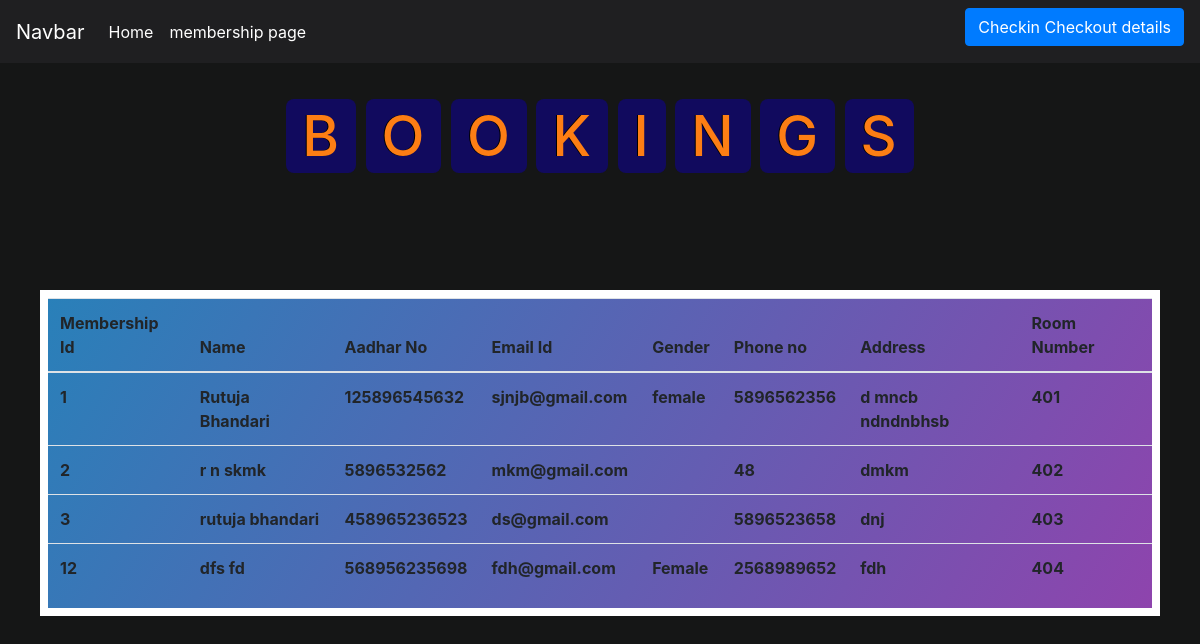
Before: /admin/membershipallbooking.php with the older database file.
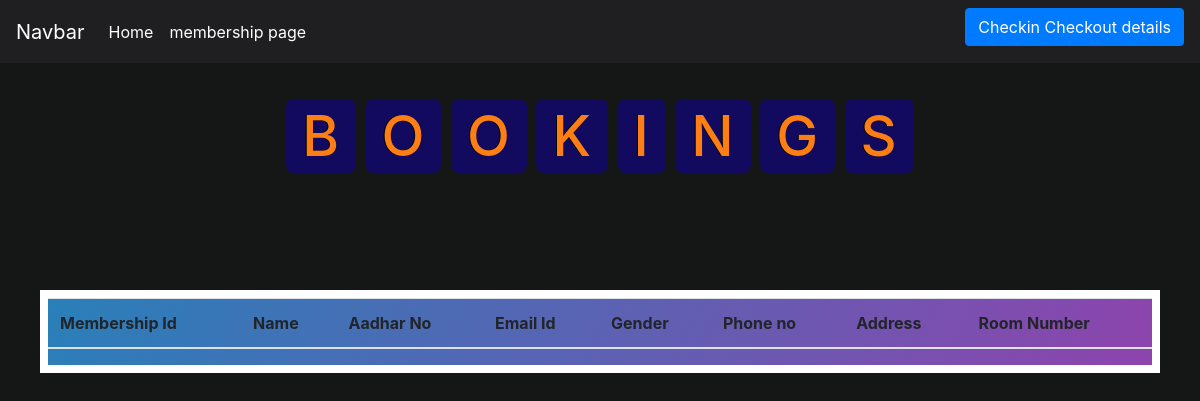
After: the same page with the newer database file.
### tables this page shows
CREATE TABLE `membership` (
  `membership_id` int(2) NOT NULL,
  `first_name` varchar(50) NOT NULL,
  `middle_name` varchar(50) NOT NULL,
  `last_name` varchar(50) NOT NULL,
  `aadhar` bigint(12) NOT NULL,
  `email` varchar(50) NOT NULL,
  `gender` varchar(11) NOT NULL,
  `phone_no` bigint(10) NOT NULL,
  `address` varchar(250) NOT NULL,
  `room_no` int(3) NOT NULL,
  `verified` varchar(3) NOT NULL DEFAULT 'no'
);

### admin/membershipallbooking.php (the view, shortened to what this page needs)
<?php
include ("connections.php");
?>
<!doctype html>
<html lang="en">
  <head>
    <link rel="stylesheet" href="https://cdn.jsdelivr.net/npm/bootstrap@4.4.1/dist/css/bootstrap.min.css">
    <link rel="stylesheet" href="css/index.css">
  </head>
  <body>
    <header>
    <div class="navIndex ">
    <nav class="navbar navbar-expand-lg   ">
      <a class="navbar-brand navcolor" href="#">Navbar</a>
        <div class="collapse navbar-collapse" id="navbarSupportedContent">
        <ul class="navbar-nav mr-auto">
            <li class="nav-item active">
              <a class="nav-link navcolor" href="index.php">Home <span class="sr-only">(current)</span></a>
            </li>
            <li class="nav-item active">
              <a class="nav-link navcolor" href="membership.php">membership page <span class="sr-only">(current)</span></a>
            </li>
            </ul>
          <div class="btn-group" role="group" aria-label="Button group with nested dropdown">
          <a class="btn btn-primary" href="roomdetails.php" role="button" >Checkin Checkout details</a>
          </div>
          </div>
        </div>
    </header>
    <h1 class="heading">
        <span >B</span>
        <span >O</span>
        <span >O</span>
        <span >K</span>
        <span >I</span>
        <span >N</span>
        <span >G</span>
        <span >S</span>
    </h1>
    <div class="panel-body booking">
                      <div class="table-responsive">
                      <table class="table">
                      <thead>
                      <tr>
                      <th>Membership Id </th>
                      <th>Name</th>
                      <th>Aadhar No</th>
                      <th>Email Id</th>
                      <th>Gender</th>
                      <th>Phone no</th>
                      <th>Address</th>
                      <th>Room Number</th>
                                        </tr>
                                    </thead>
                                    <tbody>
									<?php
									$tsql = "select membership_id,first_name,last_name,aadhar,email,gender,phone_no,address,room_no from membership";
									$tre = mysqli_query($con,$tsql);
									while($trow=mysqli_fetch_array($tre) )
									{
											echo"<tr>
												<th>".$trow['membership_id']."</th>
												<th>".$trow['first_name']." ".$trow['last_name']."</th>
												<th>".$trow['aadhar']."</th>
                                                <th>".$trow['email']."</th>
                                                <th>".$trow['gender']."</th>
												<th>".$trow['phone_no']."</th>
                                                <th>".$trow['address']."</th>
												<th>".$trow['room_no']."</th>
												</tr>";
									}
									?>
                                    </tbody>
                                </table>
                            </div>
                        </div>
  </body>
</html>

### admin/css/index.css (style rules this page uses)
.navIndex { background-color: rgb(31, 31, 33); }
.navcolor { color: white; }
body { background-color: rgb(21, 22, 22); }
h1 { text-align: center; }
.heading { text-align: center; padding: 2.5rem 0; }
.heading span { font-size: 3.5rem; background: rgb(17,10,94); color: var(--orange); border-radius: .5rem; padding: .2rem 1rem; }
.btn-group { margin-top: 0.1px; margin-bottom: 9px; margin-left: 9px; }
ul { list-style: none; }
.heading { text-align: center; font-size: 2.0em; letter-spacing: 1px; padding: 40px; color: #146C94; }
body { background-repeat: no-repeat; height: 100%; background-position: center; background-repeat: no-repeat; background-size: cover; padding: 0%; background-attachment: fixed; }
h1,h2 { color: rgb(199, 215, 15); text-decoration: solid; text-decoration-color: aliceblue; text-shadow: -1px 0 black; }
.booking { display: flexbox; border: 1vh solid white; background:linear-gradient(120deg,#2980b9,#8e44ad) ; color: #000000; margin: 0 ; margin: 10vh 5vh; }

Changed rows visible on the page:
removed membership: membership_id "1", first_name "Rutuja", last_name "Bhandari", aadhar "125896545632", email "sjnjb@gmail.com", gender "female", phone_no "5896562356", address "d mncb ndndnbhsb", room_no "401"
removed membership: membership_id "2", first_name "r n", last_name "skmk", aadhar "5896532562", email "mkm@gmail.com", phone_no "48", address "dmkm", room_no "402"
removed membership: membership_id "3", first_name "rutuja", last_name "bhandari", aadhar "458965236523", email "ds@gmail.com", phone_no "5896523658", address "dnj", room_no "403"
removed membership: membership_id "12", first_name "dfs", last_name "fd", aadhar "568956235698", email "fdh@gmail.com", gender "Female", phone_no "2568989652", address "fdh", room_no "404"
